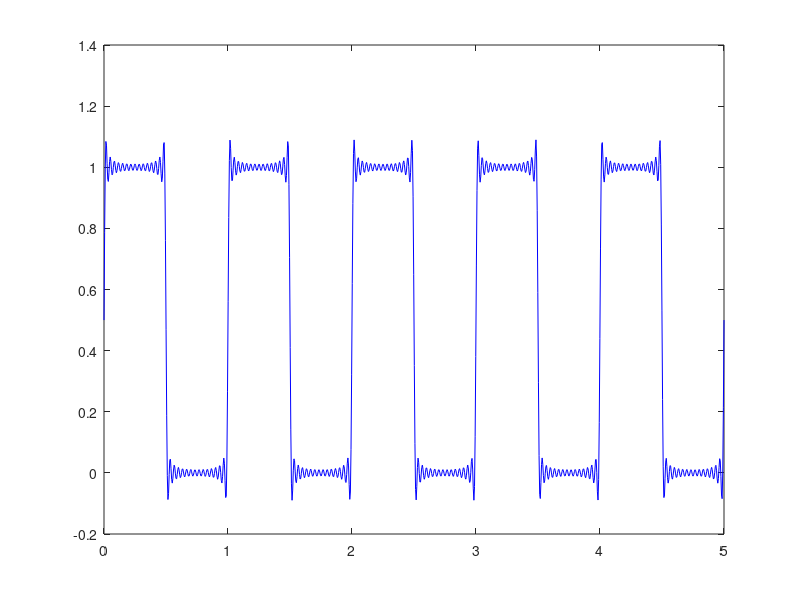

MATLAB code for this plot:
% serie de fourier de una señal cuadrada
T0=1;
T1=.5;
N=30;
t=linspace(0,5,1000);
y=zeros(1,length(t));
for k=[-N:-1,1:N]
Ck=(1-exp(-j*pi*k))/(j*pi*2*k);
y=y+(Ck*exp(j*2*pi*k*t/T0));
end
y=y+.5;
close all;
figure(1);
plot(t,real(y),'b');

